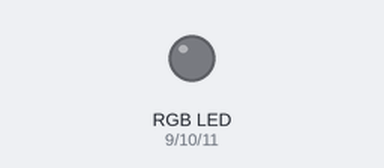
A sketch run on a simulated Arduino Uno, built with avr-gcc and run on an emulated ATmega328P. Parts: an RGB LED mixed from three pins (HIGH = lit).

Above: at 0.15 s.
Timing chart, 0 to 9.2 s (numbered marks = the images above):
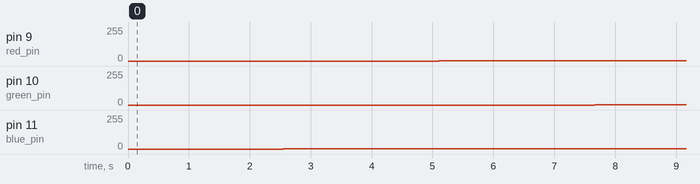

Measured:
- by itself, pin 9 (red_pin): 0/255 → 1/255 at 5.1 s
- by itself, pin 10 (green_pin): 0/255 → 1/255 at 7.7 s
- by itself, pin 11 (blue_pin): 0/255 → 1/255 at 2.6 s

The sketch:

arduino-rgb.ino
```cpp
int red_pin = 9;
int green_pin = 10;
int blue_pin = 11;

void fade_down(int pin) {
  int value = 0;
  for (value = 255; value > 0; value--) {
    analogWrite(pin, value);
    delay(5);
  }
}

void fade_up(int pin) {
  int value = 0;
  for (value = 0; value < 255; value++) {
    analogWrite(pin, value);
    delay(5);
  }
}

void setup() {
  // put your setup code here, to run once:
  pinMode(red_pin, OUTPUT);
  pinMode(green_pin, OUTPUT);
  pinMode(blue_pin, OUTPUT);
}

void loop() {
  // put your main code here, to run repeatedly:
  fade_up(blue_pin);
  fade_down(blue_pin);
  fade_up(red_pin);
  fade_down(red_pin);
  fade_up(green_pin);
  fade_down(green_pin);
}
```
